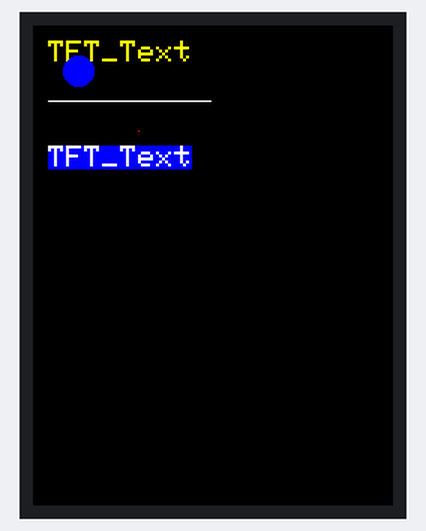
The sketch below on a simulated ESP32. Shown: 240×320 colour display.

Above: at 0.3 s.

The sketch:

sketch_jan15b.ino
```cpp
#include <SPI.h> //导入库
#include <TFT_eSPI.h>

TFT_eSPI tft = TFT_eSPI();

void setup() {
  // put your setup code here, to run once:
  tft.init();                               //初始化
  tft.fillScreen(TFT_BLACK);                //屏幕颜色
  tft.setCursor(10, 10, 1);                 //设置起始坐标(10, 10)，2 号字体
  tft.setTextColor(TFT_YELLOW);             //设置文本颜色为白色
  tft.setTextSize(2);                       //设置文字的大小 (1~7)
  tft.println("TFT_Text");                  //显示文字
  tft.fillCircle(30,30,10,TFT_BLUE);        //画圆
  tft.drawLine(10,50, 118, 50, TFT_WHITE);  //画线
  tft.drawPixel(70,70,TFT_RED);             //画点
  tft.setTextColor(TFT_WHITE,TFT_BLUE);     //设置文字颜色和背景颜色
  tft.setCursor(10, 80, 1);                 //设置起始坐标(10, 10)，2 号字体
  tft.println("TFT_Text");                  //显示文字
}
void loop() {
  // put your main code here, to run repeatedly:
}
```
